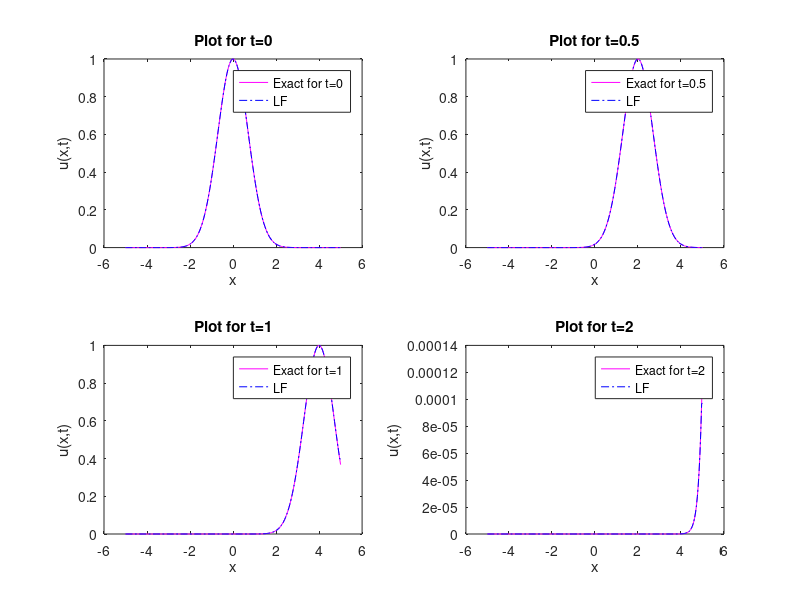

Reproduce this figure in MATLAB.
clear all, close all

%soluzione con schemi alle DF esplicite del
%pb lineare di trasporto
%du/dt+a*du/dx=0 +u(x,0)=u0(x) + BCs , a=2

a=2; %velocita di propagazione

T=5;
x0=-5;  xf=5;
dx=1/25;
dt_cr=dx/abs(a); %valore critico di dt (condiz CFL)

dt=1*dt_cr;

nT=ceil(T/dt);
nX=(xf-x0)/dx;
x=linspace(x0,xf,nX+1);
t=linspace(0,T,nT+1);


%ICs
u0=@(x) 0.*x + exp(-(x).^2).*(and((x>=x0),(x<=xf)));
uex=@(t,x) u0(x-a*t);

lambda=dt/dx;
u=zeros(nX+1,nT+1);
u(:,1)=u0(x); %ICs
metodo='LF';
switch (metodo)
    case{'upwind'}
        disp('metodo--->upwind');
        for n=1:nT
             u(1,n+1)=uex((n+1)*dt,x0);
             u(nX+1,n+1)=uex((n+1)*dt,xf);
            for i=2:nX
                u(i,n+1)=u(i,n)-lambda*a/2*(u(i+1,n)-u(i-1,n))...
                    +lambda*abs(a)/2*(u(i+1,n)-2*u(i,n)+u(i-1,n));
            end 
         err(n)=(max(abs(uex(n*dt,x)-u(:,n)')));
         end
    case{'LF'}
        disp('metodo--->Lax-Friedrichs');
        for n=1:nT
            u(1,n+1)=uex((n+1)*dt,x0);
            u(nX+1,n+1)= uex((n+1)*dt,xf);
            for i=2:nX
                u(i,n+1)=1/2*(u(i+1,n)+u(i-1,n))...
                    -lambda*a/2*(u(i+1,n)-u(i-1,n));
            end
            err(n)=(max(abs(uex(n*dt,x)-u(:,n)')));
         end
end %switch
errore=max(err)
% plot 
figure,
subplot(2,2,1)
time=(0)*dt;
 plot(x,uex(time,x),'m-'), hold on
 %traslo avanti di uno perche parto da 1
 plot(x,u(:,1),'b-.');
 legend('Exact for t=0','LF')
 xlabel('x')
 ylabel('u(x,t)')
 title('Plot for t=0')
 
 subplot(2,2,2)
time=(50)*dt;
 plot(x,uex(time,x),'m-'), hold on
 %traslo avanti di uno perche parto da 1
 plot(x,u(:,51),'b-.');
 legend('Exact for t=0.5','LF')
 xlabel('x')
 ylabel('u(x,t)')
 title('Plot for t=0.5')
 
subplot(2,2,3)
title('Plot for t=1')
 time=(100)*dt;
 plot(x,uex(time,x),'m-'), hold on
 %traslo avanti di uno perche parto da 1
 plot(x,u(:,101),'b-.');
 legend('Exact for t=1','LF')
 xlabel('x')
 ylabel('u(x,t)')
 title('Plot for t=1')
 
 time=(200)*dt;
 subplot(2,2,4)
 
 plot(x,uex(time,x),'m-'), hold on
 %traslo avanti di uno perche parto da 1
 plot(x,u(:,201),'b-.');
 legend('Exact for t=2','LF')
 xlabel('x')
 ylabel('u(x,t)')
 title('Plot for t=2')

%  [Y,X]=meshgrid(t,x);
%  mesh(Y,X,uex(Y,X)),
%  title('Exact Solution')
%  ylabel('X')
%  xlabel('T')
%  zlabel('U(t,x)')
%  figure,
%  mesh(Y,X,u)
%  title('Numerical Solution')
%  ylabel('X')
%  xlabel('T')
%  zlabel('U(t,x)')
 
% figure, hold on
% plot(x,x/a,'b')
% for i=1:10
%     plot(x,x/a+3*i/2,'r')
%     plot(x,x/a-i*3/2,'g')
% end
% axis([-10 10 0 5])
% xlabel('x')
% ylabel('t')
% title('characterisitic lines for the method (A)')
